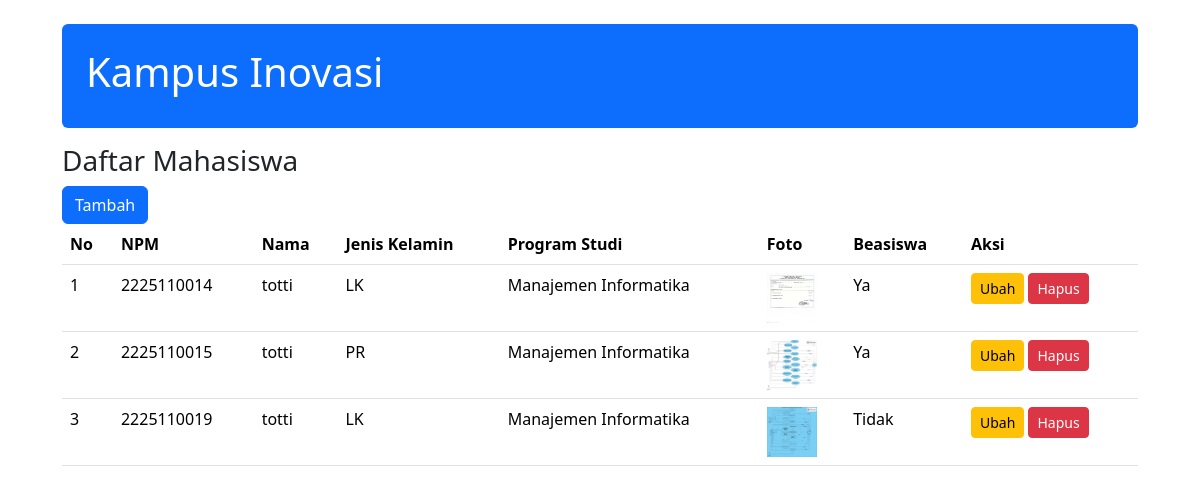
The page / on the database its author committed.
### tables this page shows
CREATE TABLE `tblmhs` (
  `npm` varchar(20) NOT NULL,
  `nama` varchar(50) NOT NULL,
  `jns_kel` char(2) NOT NULL,
  `prodi` varchar(50) NOT NULL,
  `foto` varchar(255) NOT NULL,
  `beasiswa` varchar(10) NOT NULL
);

### index.php (the view, shortened to what this page needs)
<!DOCTYPE html>
<html lang="en">
<head>
    <link href="https://cdn.jsdelivr.net/npm/bootstrap@5.3.3/dist/css/bootstrap.min.css" rel="stylesheet">
</head>
<body>
    <div class="container-fluid col-11">
        <div class="mt-4 p-4 bg-primary text-white rounded">
            <h1>Kampus Inovasi</h1>
        </div>
        <p class="h3 mt-3">Daftar Mahasiswa</p>
        <a href="tambah.php" type="button"class="btn btn-primary">Tambah</a>
        <table class="table">
            <tr>
                <th>No</th>
                <th>NPM</th>
                <th>Nama</th>
                <th>Jenis Kelamin</th>
                <th>Program Studi</th>
                <th>Foto</th>
                <th>Beasiswa</th>
                <th>Aksi</th>
            </tr>
            <?php
                include("koneksi.php");
                $perintah = "SELECT npm, nama, jns_kel, prodi, foto, beasiswa FROM tblmhs";
                $eksekusi = mysqli_query($konek,$perintah);
                if($eksekusi){
                    $i=1;
                    while($ambildata = mysqli_fetch_array($eksekusi)){
                        ?>
                        <tr>
                            <td><?php echo $i; ?></td>
                            <td><?php echo $ambildata["npm"]; ?></td>
                            <td><?php echo $ambildata["nama"]; ?></td>
                            <td><?php echo $ambildata["jns_kel"]; ?></td>
                            <td><?php echo $ambildata["prodi"]; ?></td>
                            <td>
                                <?php if(!empty($ambildata["foto"])): ?>
                                    <img src="uploads/<?php echo $ambildata["foto"]; ?>" width="50" height="50" alt="Foto">
                                <?php else: ?>
                                    <span>Tidak ada foto</span>
                                <?php endif; ?>
                            </td>
                            <td><?php echo $ambildata["beasiswa"]; ?></td>
                            <td>
                                <a class="btn btn-warning btn-sm"href="ubah.php?kirim=<?php echo $ambildata["npm"]; ?>">Ubah</a>
                                <a class=" btn btn-danger btn-sm" href="proses-hapus.php?kirim=<?php echo $ambildata["npm"]; ?>">Hapus</a>
                            </td>
                        </tr>
                    <?php
                        $i++;
                    }
                }
                ?>
        </table>
    </div>
</body>
</html>

### rows shown on the page
tblmhs: npm "2225110014", nama "totti", jns_kel "LK", prodi "Manajemen Informatika", foto (picture), beasiswa "Ya"
tblmhs: npm "2225110015", nama "totti", jns_kel "PR", prodi "Manajemen Informatika", foto (picture), beasiswa "Ya"
tblmhs: npm "2225110019", nama "totti", jns_kel "LK", prodi "Manajemen Informatika", foto (picture), beasiswa "Tidak"
